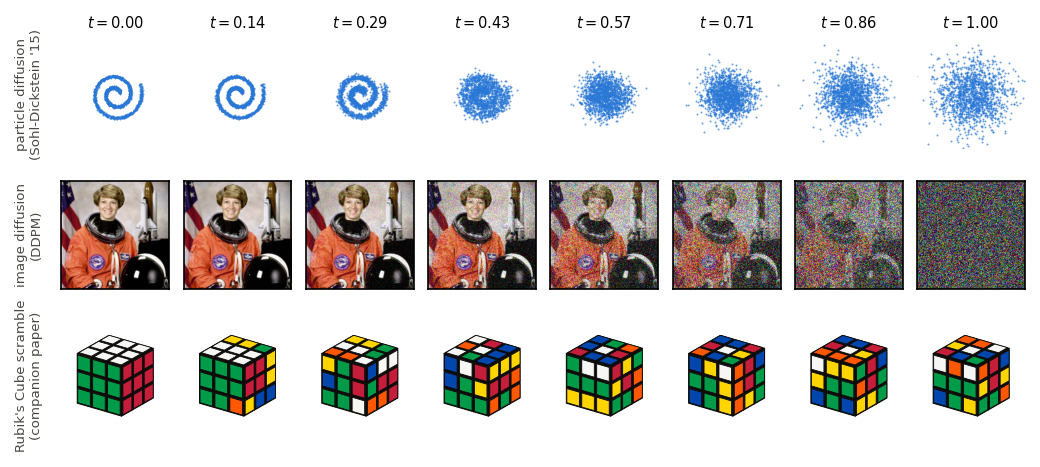

This figure's Python source:
"""Standalone reference figure: the three classic diffusion visuals on ONE
t = 0 -> 1 grid --- spiral particle cloud (Sohl-Dickstein 2015), a photograph
under Gaussian noise (DDPM), and the Rubik's Cube noising schedule from the
companion paper (real engine states, rendered in 3D).

Output: fig_ref_cube.pdf / .png (kept separate from galleries A/B).
"""
import os
import sys

HERE = os.path.dirname(os.path.abspath(__file__))
ROOT = os.path.dirname(HERE)
sys.path.insert(0, ROOT)
sys.path.insert(0, os.path.join(ROOT, "video"))

import matplotlib
matplotlib.use("Agg")
import matplotlib.pyplot as plt
import numpy as np
import torch

from make_video import draw_cube, spiral_pts, astro, env3

DEV = "cuda" if torch.cuda.is_available() else "cpu"
BLUE = "#2a78d6"
NCOL = 8
MAXDEPTH = 30
plt.rcParams.update({"font.size": 8, "figure.dpi": 150})


def cube_walk_states():
    """One seeded noising walk; snapshot at depth round(t * MAXDEPTH)."""
    g = torch.Generator(device=DEV).manual_seed(11)
    states, s, prev = [env3.solved.cpu().numpy()], env3.solved_batch(1), -1
    for _ in range(MAXDEPTH):
        a = int(torch.randint(env3.M, (1,), device=DEV, generator=g))
        while a == (prev ^ 1):
            a = int(torch.randint(env3.M, (1,), device=DEV, generator=g))
        s = env3.step(s, torch.tensor([a], device=DEV))
        states.append(s[0].cpu().numpy())
        prev = a
    return states


def main():
    rng = np.random.default_rng(3)
    x0 = spiral_pts()
    eps = rng.standard_normal(x0.shape)
    img0 = astro()
    epsI = np.random.default_rng(0).standard_normal(img0.shape)
    cubes = cube_walk_states()

    fig, axes = plt.subplots(3, NCOL, figsize=(7.0, 3.1))
    for c in range(NCOL):
        t = c / (NCOL - 1)
        # row 0: spiral particles (quadratic growth, as in the galleries)
        ax = axes[0, c]
        sig = 0.55 * t ** 2
        pts = (1 - 0.55 * t ** 2) * x0 + sig * eps
        ax.scatter(pts[:, 0], pts[:, 1], s=0.9, c=BLUE, alpha=0.7, linewidths=0)
        ax.set_xlim(-1.8, 1.8); ax.set_ylim(-1.8, 1.8)
        ax.set_aspect("equal"); ax.axis("off")
        ax.set_title(f"$t={t:.2f}$", fontsize=7)
        # row 1: photograph under Gaussian noise
        ax = axes[1, c]
        sI = 1.0 * t ** 2
        ax.imshow(np.clip(np.sqrt(max(1 - sI ** 2, 1e-4)) * img0 + sI * epsI,
                          0, 1))
        ax.set_xticks([]); ax.set_yticks([])
        # row 2: the cube, scramble depth = round(t * MAXDEPTH)
        ax = axes[2, c]
        draw_cube(ax, cubes[int(round(t * MAXDEPTH))], lw=0.4)
    labels = ["particle diffusion\n(Sohl-Dickstein '15)",
              "image diffusion\n(DDPM)",
              "Rubik's Cube scramble\n(companion paper)"]
    for r, lab in enumerate(labels):
        axes[r, 0].text(-0.30, 0.5, lab, rotation=90, fontsize=6.4,
                        color="#4a4742", transform=axes[r, 0].transAxes,
                        va="center", ha="center")
    fig.tight_layout(w_pad=0.25, h_pad=0.6)
    for ext in ("pdf", "png"):
        fig.savefig(os.path.join(HERE, f"fig_ref_cube.{ext}"),
                    bbox_inches="tight")
    print("fig_ref_cube.pdf/.png")


if __name__ == "__main__":
    main()
